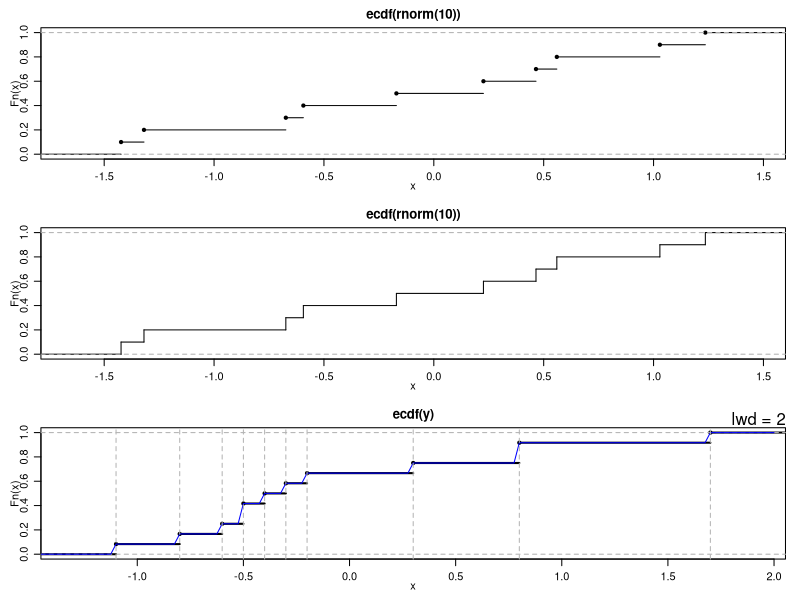
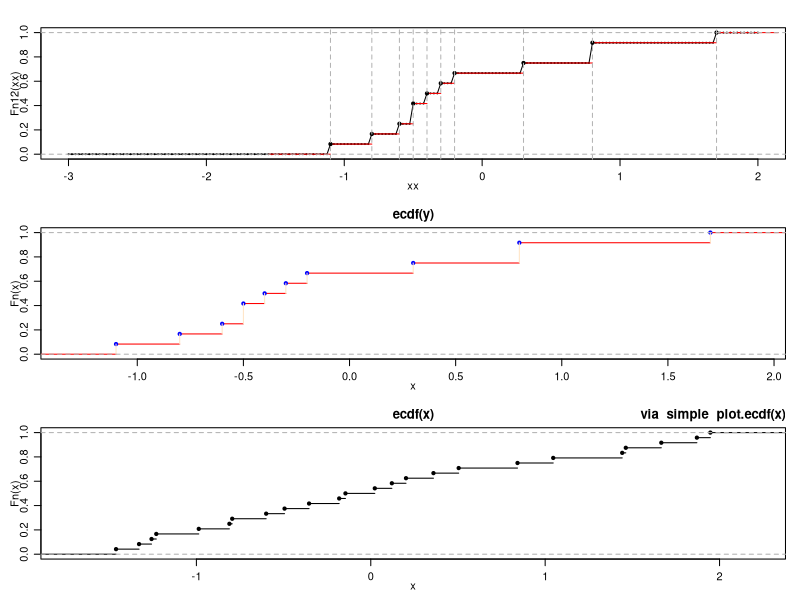

R code for these plots, in order:
x <- rnorm(12)
Fn <- ecdf(x)
Fn     # a *function*
Fn(x)  # returns the percentiles for x
tt <- seq(-2, 2, by = 0.1)
12 * Fn(tt) # Fn is a 'simple' function {with values k/12}
summary(Fn)
##--> see below for graphics
knots(Fn)  # the unique data values {12 of them if there were no ties}

y <- round(rnorm(12), 1); y[3] <- y[1]
Fn12 <- ecdf(y)
Fn12
knots(Fn12) # unique values (always less than 12!)
summary(Fn12)
summary.stepfun(Fn12)

## Advanced: What's inside the function closure?
print(ls.Fn12 <- ls(environment(Fn12)))
##[1] "f"  "method"  "n"  "x"  "y"  "yleft"  "yright"
utils::ls.str(environment(Fn12))
stopifnot(all.equal(quantile(Fn12), quantile(y)))

###----------------- Plotting --------------------------
require(graphics)

op <- par(mfrow = c(3, 1), mgp = c(1.5, 0.8, 0), mar =  .1+c(3,3,2,1))

F10 <- ecdf(rnorm(10))
summary(F10)

plot(F10)
plot(F10, verticals = TRUE, do.points = FALSE)

plot(Fn12 , lwd = 2) ; mtext("lwd = 2", adj = 1)
xx <- unique(sort(c(seq(-3, 2, length = 201), knots(Fn12))))
lines(xx, Fn12(xx), col = "blue")
abline(v = knots(Fn12), lty = 2, col = "gray70")

plot(xx, Fn12(xx), type = "o", cex = .1)  #- plot.default {ugly}
plot(Fn12, col.hor = "red", add =  TRUE)  #- plot method
abline(v = knots(Fn12), lty = 2, col = "gray70")
## luxury plot
plot(Fn12, verticals = TRUE, col.points = "blue",
     col.hor = "red", col.vert = "bisque")

##-- this works too (automatic call to  ecdf(.)):
plot.ecdf(rnorm(24))
title("via  simple  plot.ecdf(x)", adj = 1)

par(op)